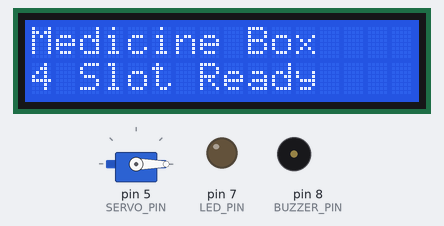
Recording of a sketch running on a simulated Arduino Uno, built with avr-gcc and run on an emulated ATmega328P. Parts: servo, 16×2 character LCD, output pins drawn as LEDs (lit = HIGH), buzzer (waves = sounding, pin HIGH).

Above: at 0.1 s.
At 2.2 s:
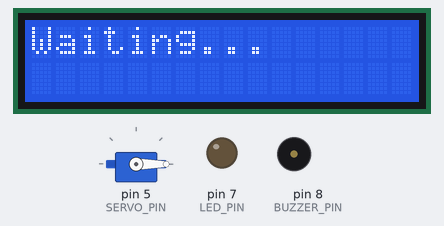
At 13.1 s:
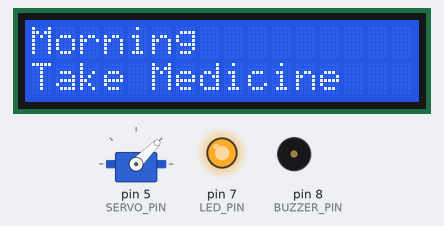
At 23.1 s:
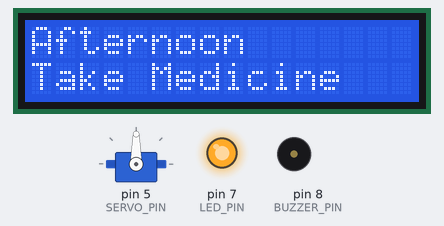
At 33.1 s:
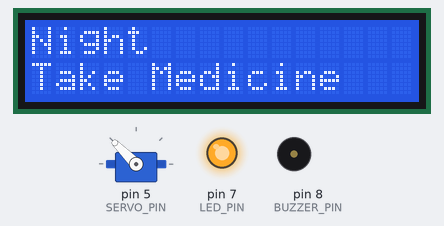
At 38.6 s:
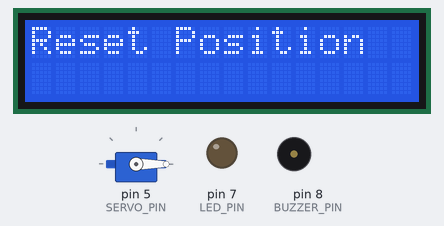
Timing chart, 0 to 40.0 s (numbered marks = the images above):
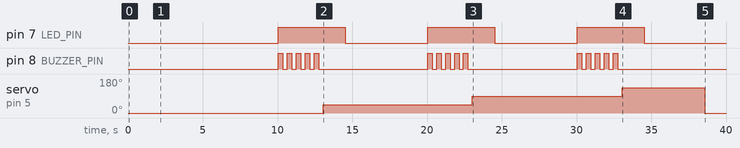

The sketch:

Medicine_Reminder.ino
```cpp
#include <Wire.h>
#include <LiquidCrystal_I2C.h>
#include <Servo.h>

LiquidCrystal_I2C lcd(0x27, 16, 2);
Servo myServo;

// ===== PINS =====
#define SERVO_PIN 5
#define BUZZER_PIN 8
#define LED_PIN 7

// ===== SERVO CONTROL =====
int currentSlot = 0;
int slotAngles[4] = {0, 45, 90, 135};
// 🔴 Adjust these after calibration

// ===== DEMO TIMES =====
unsigned long morningTime = 10000;
unsigned long afternoonTime = 20000;
unsigned long nightTime = 30000;

bool morningDone = false;
bool afternoonDone = false;
bool nightDone = false;

void setup() {
  Serial.begin(9600);

  pinMode(BUZZER_PIN, OUTPUT);
  pinMode(LED_PIN, OUTPUT);

  myServo.attach(SERVO_PIN);
  myServo.write(slotAngles[0]); // start at home

  lcd.begin();
  lcd.backlight();

  lcd.setCursor(0,0);
  lcd.print("Medicine Box");
  lcd.setCursor(0,1);
  lcd.print("4 Slot Ready");
  delay(2000);
  lcd.clear();
}

void loop() {
  unsigned long currentTime = millis();

  lcd.setCursor(0,0);
  lcd.print("Waiting...     ");

  if (currentTime >= morningTime && !morningDone) {
    moveNextSlot("Morning");
    morningDone = true;
  }

  if (currentTime >= afternoonTime && !afternoonDone) {
    moveNextSlot("Afternoon");
    afternoonDone = true;
  }

  if (currentTime >= nightTime && !nightDone) {
    moveNextSlot("Night");
    nightDone = true;

    // ⭐ AFTER NIGHT → RETURN HOME
    delay(4000);
    returnToHome();
  }
}

// ===== MOVE TO NEXT SLOT =====
void moveNextSlot(String period) {

  lcd.clear();
  lcd.setCursor(0,0);
  lcd.print(period);
  lcd.setCursor(0,1);
  lcd.print("Take Medicine");

  digitalWrite(LED_PIN, HIGH);

  // buzzer alert
  for(int i=0;i<5;i++){
    digitalWrite(BUZZER_PIN, HIGH);
    delay(300);
    digitalWrite(BUZZER_PIN, LOW);
    delay(300);
  }

  // move to next slot
  currentSlot++;
  if(currentSlot > 3) currentSlot = 0;

  myServo.write(slotAngles[currentSlot]);
  delay(1500);

  digitalWrite(LED_PIN, LOW);
  lcd.clear();
}

// ===== RETURN TO START =====
void returnToHome() {
  lcd.setCursor(0,0);
  lcd.print("Reset Position");

  currentSlot = 0;
  myServo.write(slotAngles[0]); // back to slot 0
  delay(2000);

  lcd.clear();
  lcd.setCursor(0,0);
  lcd.print("Cycle Complete");
}
```

Measured:
- by itself, pin 7 (LED_PIN): alternates HIGH for 4.5 s and LOW for 5.5 s
- by itself, pin 8 (BUZZER_PIN): repeats every 10.0 s: 4 × (LOW 0.30 s, HIGH 0.30 s), LOW 7.3 s, HIGH 0.30 s
- by itself, servo on pin 5 (SERVO_PIN): 0° → 45° at 13.0 s, → 90° 10.0 s later, → 135° 10.0 s later, → 0° 5.5 s later
- what the display in image 1 shows lasts 7.9 s, from 2.1 s to 10.0 s
